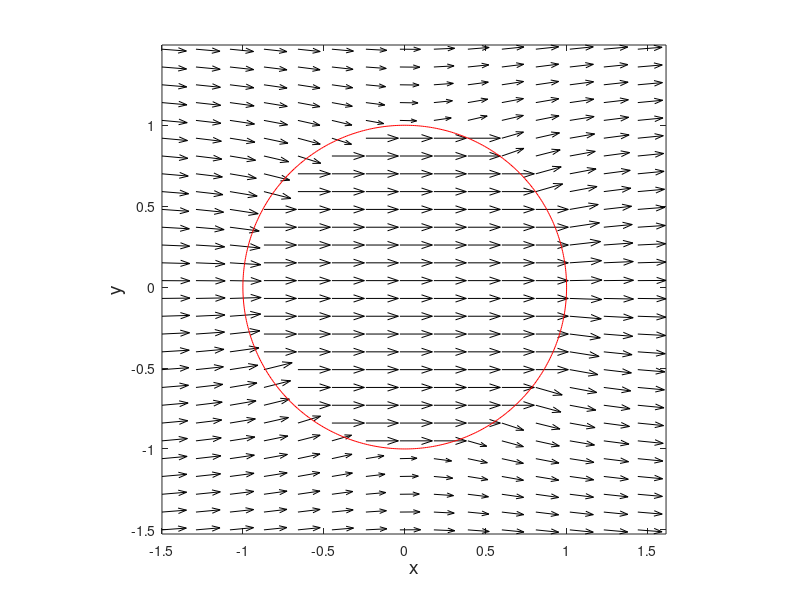

Write the MATLAB code that produced this figure.
%
%  Gabbiani and Cox, Mathematics for Neuroscientists
%
%  BField.m
%
%  Plot the magnetic field near a deoxygenated blood vessel
%
%  usage:  Bfield
%
figure(1)
[x,y] = meshgrid(-1.5:.21:1.5,-1.5:.11:1.5);
Bx = 4/3*(x.^2+y.^2<=1) + ((x.^2-y.^2)./(x.^2+y.^2).^2/3 + 1).*(x.^2+y.^2>1);
By = ((2*x.*y)./(x.^2+y.^2).^2/3).*(x.^2+y.^2>1);
quiver(x,y,Bx,By,'k')
hold on
t = 0:pi/256:2*pi;
plot(cos(t),sin(t),'r')
hold off
axis image
xlabel('x','fontsize',14)
ylabel('y','fontsize',14)
